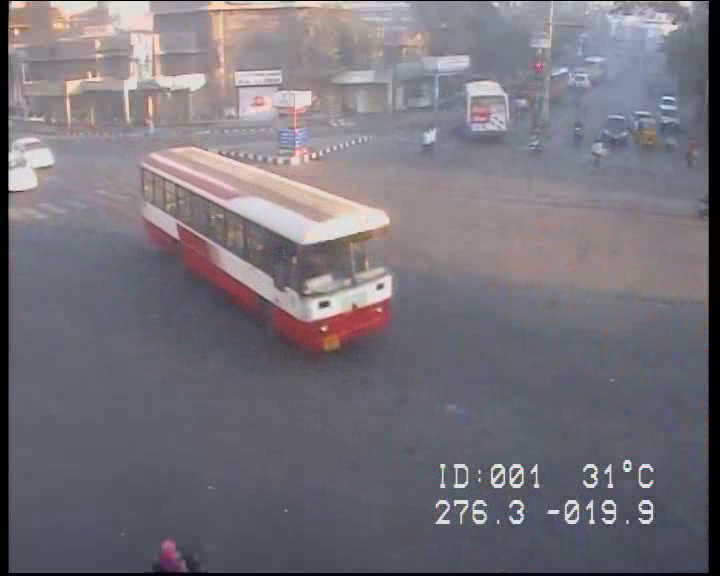
#> input picture frame 43 of python-server/MJ_Market.avi, 720 x 576 px
$ python test.py
#> lines starting #> are read from the running program, lines starting #| are printed output that depends on the picture; after the words box and inside, x2 and y2 are one past the last pixel; in counts of white or black regions, pixels touching at a corner belong together
import cv2
import cv2 as cv
import numpy as np
from firebase_admin import messaging
import firebase_admin
import datetime

cap = cv2.VideoCapture("MJ_Market.avi")
arr = np.load("test.npy", allow_pickle=True)
#> (reads python-server/test.npy from the repository)
h = 0

# ret, prev = cap.read()
# prvs = cv.cvtColor(prev,cv.COLOR_BGR2GRAY)

while(cap.isOpened()):
	ret, frame = cap.read()
#> frame is the input picture: shape (576, 720, 3); mean B, G, R 123.3, 114.7, 118.8
	if ret == True:
		for i in arr[h]:
			print(i)
			# print(( frame.shape[1]*i[1] , frame.shape[0] * abs(1 - i[0]) ))
			# print((frame.shape[1]*i[3] , frame.shape[0] *abs(1-i[2]) ))
			# frame  = cv2.rectangle(frame, ( int(frame.shape[1]*i[1]) , int(frame.shape[0] * abs(1 - i[0])) ) , (int(frame.shape[1]*i[3]) , int(frame.shape[0] *abs(1-i[2])) ) ,(255, 0, 0), 2)
			frame  = cv2.rectangle(frame, ( int(frame.shape[1]*i[1]) , int(frame.shape[0] * abs(i[0])) ) , (int(frame.shape[1]*i[3]) , int(frame.shape[0] *abs(i[2])) ) ,(255, 0, 0), 2)
#> this loop made 16 passes
#> pass 1, `frame  = cv2.rectangle(frame, ( int(frame.shape[1]*i[1]) , int(frame.s..`:
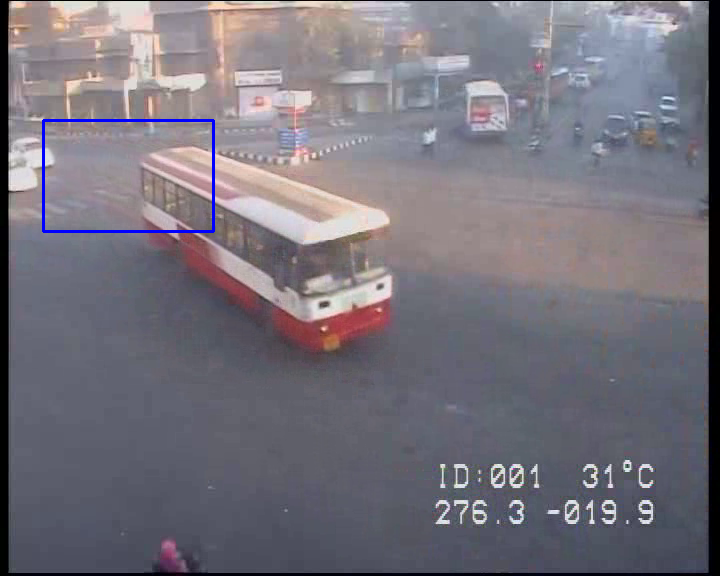
#> frame: shape (576, 720, 3); 0.41% of pixels changed, all inside (x1, y1, x2, y2) = (42, 119, 215, 233)
#> pass 2, `frame  = cv2.rectangle(frame, ( int(frame.shape[1]*i[1]) , int(frame.s..`:
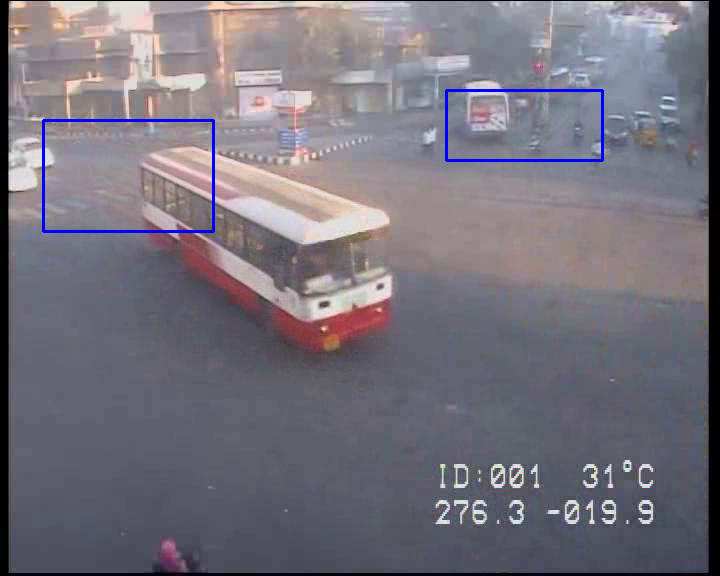
#> frame: shape (576, 720, 3); 0.33% of pixels changed, all inside (x1, y1, x2, y2) = (445, 89, 604, 162)
#> pass 3, `frame  = cv2.rectangle(frame, ( int(frame.shape[1]*i[1]) , int(frame.s..`:
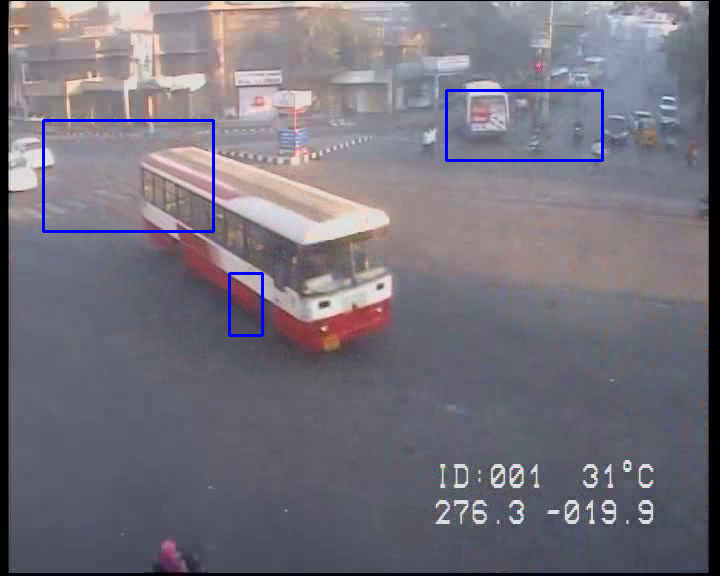
#> frame: shape (576, 720, 3); 0.14% of pixels changed, all inside (x1, y1, x2, y2) = (228, 272, 264, 337)
#> after the loop:
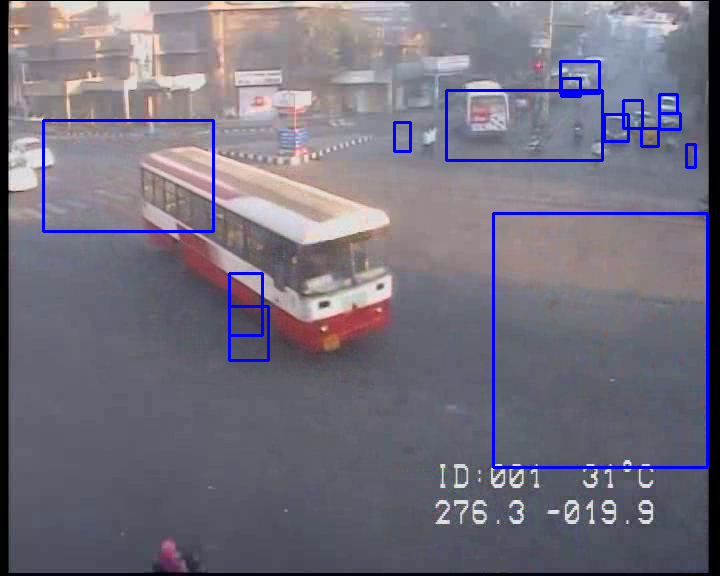
#> frame: shape (576, 720, 3); 1.3% of pixels changed, all inside (x1, y1, x2, y2) = (228, 60, 709, 469)

			# frame  = cv2.rectangle(frame, (  int(i[1]), int(i[2])), (int(i[3]), int(i[0])) ,(255,0,0), 2 )
		cv2.imshow('Frame', frame)
		h+=1
		if cv2.waitKey(25) & 0xFF == ord('q'):
#> (key q is pressed here)
			break
		# [8 lines of commented-out code are left out]
	else:
		break
cap.release()

device_token = "cK1sRCbyRFiPEMSPMTynZ7:APA91bE_LzRpkl4VmrqpuGcPcqv1IFPxzbSL8rue0dO6pfGCn7UpYq1zBFA3Ym-gAuBzB9hfJtu8t0-LpGL0QCFvqmc7bzVmHLRpTg6SDzXPrkWOU9oUjc7AUozqHaR4XmtSgcrlBcSM"

creds = firebase_admin.credentials.Certificate("notifications.json")
firebase_admin.initialize_app(creds)

message = messaging.Message(data={'location':'L203','time':str(datetime.datetime.now()),}, token=device_token)
messaging.send(message)
